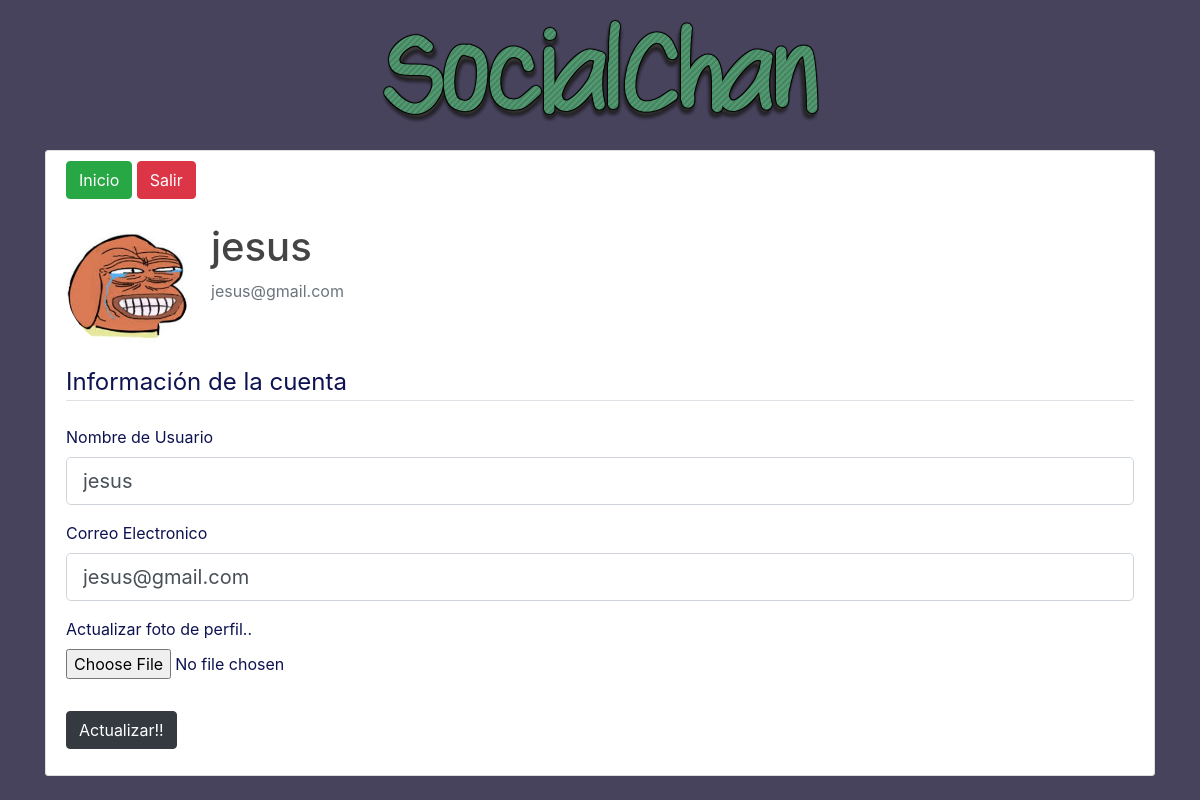
The app's page /account (signed in) with its own data.
### socialchan/models.py (models this page shows, shortened)
class Usuario(db.Model, UserMixin):
    id = db.Column(db.Integer, primary_key=True)
    username = db.Column(db.String(20), unique=True, nullable=False)
    email = db.Column(db.String(120), unique=True, nullable=False)
    password = db.Column(db.String(60), nullable=False)
    avatar_file = db.Column(db.String(50), nullable=False, default='avatar.png')
    thread = db.relationship('Thread', backref='usuario', lazy=True)

### socialchan/routes.py (the view)
@app.route('/account', methods=['GET', 'POST'])
@login_required
def account():
    form = UpdateAccountForm()
    if form.validate_on_submit():
        if form.picture.data:
            file = guarda_imagen(form.picture.data)
            current_user.avatar_file = file
        current_user.username = form.username.data
        current_user.email = form.email.data
        db.session.commit()
        flash('Tu cuenta ha sido actualizada!!', 'success')
        return redirect(url_for('account'))
    elif request.method == 'GET':
        form.username.data = current_user.username
        form.email.data = current_user.email
    return render_template('account.html', title='Perfil', form=form)

### socialchan/forms.py (shortened to what this page needs)
class UpdateAccountForm(FlaskForm):
    username = StringField('Nombre de Usuario', validators=[DataRequired('Nombre de usuario requerido'), Length(min=3, max=12)])
    email = StringField('Correo Electronico', validators=[DataRequired('Nombre de usuario requerido'), Email('Direccion de correo invalido')])
    picture = FileField('Actualizar foto de perfil..', validators=[FileAllowed(['jpg', 'png', 'gif'], 'Solo se permiten imagenes. jpg y png')])
    submit = SubmitField('Actualizar!!')

### socialchan/models.py (called while the page is built)
@login_manager.user_loader
def load_user(user_id):
    return Usuario.query.get(int(user_id))

### socialchan/templates/account.html (shortened to what this page needs)
{% extends "base.html" %}
{% block content %}
    <link rel="stylesheet" type="text/css" href="{{ url_for('static', filename='css/home.css') }}">
    <main role="main" class="container">
        <div class="row justify-content-center">
            <div class="text-center">
                 <img class="img-fluid" src="{{ url_for('static', filename='img/SocialChan.png') }}" alt="SocialChan">
            </div>
         </div>
        <br>
        <div class="content-section">
            <a class="btn btn-success" href="{{ url_for('home') }}" role="button">Inicio</a>
            <a class="btn btn-danger" href="{{ url_for('logout') }}" role="button">Salir</a><br><br>
            <div class="media">
                <img class="rounded-circle account-img"
                     src="{{ url_for('static', filename='img/avatars/') }}{{ current_user.avatar_file }}">
                <div class="media-body">
                    <h2 class="account-heading">{{ current_user.username }}</h2>
                    <p class="text-secondary">{{ current_user.email }}</p>
                </div>
            </div>
           <form method="post" action="" enctype="multipart/form-data">
               <fieldset class="form-group">
                   <legend class="border-bottom mb-4">Información de la cuenta</legend>
                   <div class="form-group">
                       {{ form.username.label(class="form-control-label") }}
                       {% if form.username.errors %}
                       {{ form.username(class="form-control form-control-lg is-invalid") }}
                        <div class="invalid-feedback">
                            {% for error in form.username.errors %}
                                <span>{{ error }}</span>
                            {% endfor %}
                        </div>
                        {% else %}
                            {{ form.username(class="form-control form-control-lg") }}
                        {% endif %}
                   </div>
                   <div class="form-group">
                       {{ form.email.label(class="form-control-label") }}
                       {% if form.email.errors %}
                            {{ form.email(class="form-control form-control-lg is-invalid") }}
                            <div class="invalid-feedback">
                                {% for error in form.email.errors %}
                                    <span>{{ error }}</span>
                                {% endfor %}
                            </div>
                       {% else %}
                            {{ form.email(class="form-control form-control-lg") }}
                       {% endif %}
                   </div>
                    <div class="form-group">
                       {{ form.picture.label() }}
                       {{ form.picture(class="form-control-file") }}
                    </div>
               </fieldset>
                <div class="form-group">
                    {{ form.submit(class="btn btn btn-dark") }}
                </div>
           </form>
        </div>
    </main>
{% endblock content %}

### socialchan/static/css/home.css (style rules this page uses)
body { background: #48435c; color: #0d1250; margin-top: 1rem; }
h1, h2, h3, h4, h5, h6 { color: #444444; }
.content-section { background: #ffffff; padding: 10px 20px; border: 1px solid #dddddd; border-radius: 3px; margin-bottom: 20px; }
.account-img { height: 125px; width: 125px; margin-right: 20px; margin-bottom: 16px; }
.account-heading { font-size: 2.5rem; }

### records on screen
Usuario: avatar_file (placeholder picture), username "jesus", email "jesus@gmail.com"
